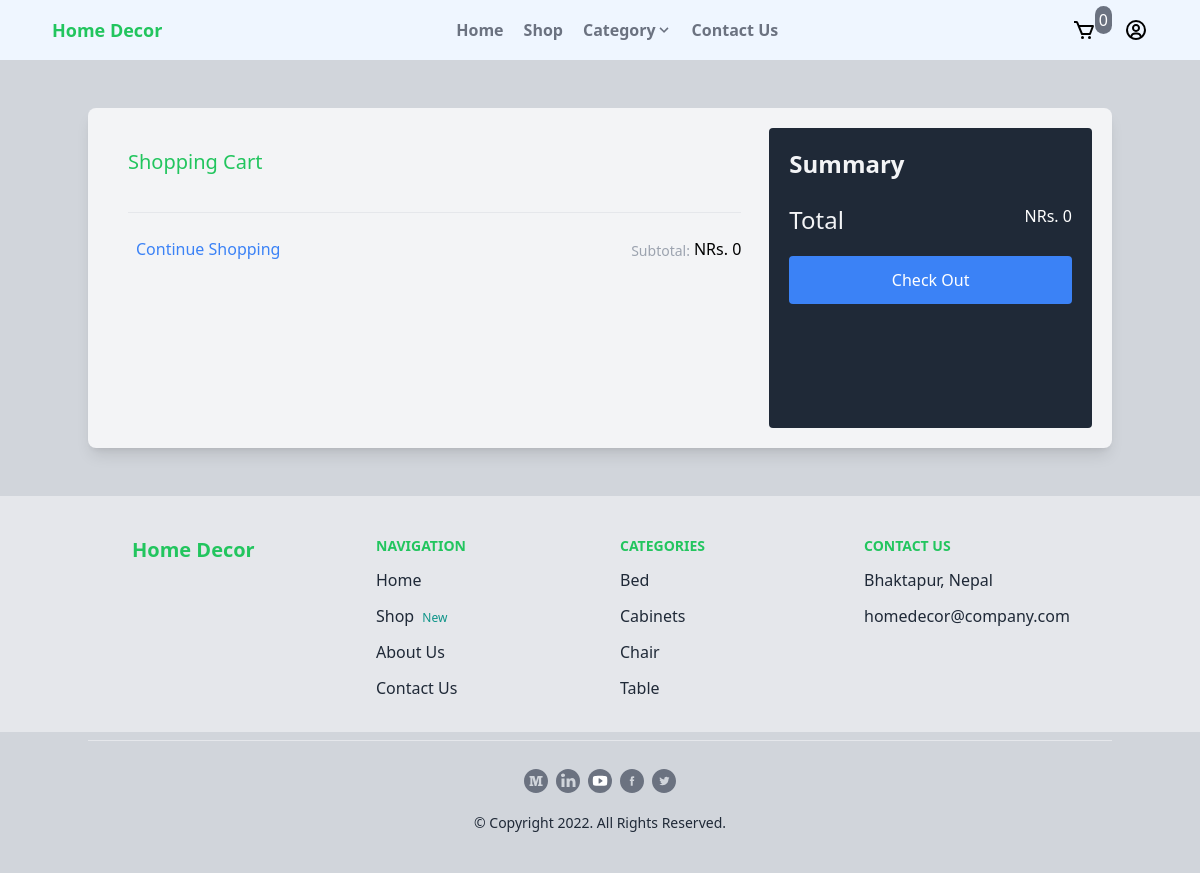
Page /cart/ on the committed database.
### product/models.py (models this page shows, shortened)
class Category(models.Model):
    name = models.CharField(max_length=255)
    slug = models.SlugField()
    image = models.ImageField(upload_to="category")
    class Meta:
        ordering = ('name',)
        verbose_name_plural = 'categories'

### cart/views.py (the view)
# urls.py: path('',include('cart.urls')),
def cart(request):
    categories = Category.objects.all()
    return render(request,'cart/cart.html',{'categories':categories})

### cart/cart.py (called while the page is built)
    def __len__(self):
        return sum(item['quantity'] for item in self.cart.values())

    def get_total_cost(self):
        for p in self.cart.keys():
            self.cart[str(p)]["product"] = Product.objects.get(pk=p)
        return sum(item['product'].price * item['quantity'] for item in self.cart.values())

### cart/context_processors.py (called while the page is built)
def cart(request):
    return {'cart': Cart(request)}

### templates/cart/cart.html (shortened to what this page needs)
{% extends 'core/base.html' %}
{% block content %}
<div class="bg-gray-300">
    <div class="py-12">
        <div class="max-w-md mx-auto bg-gray-100 shadow-lg rounded-lg  md:max-w-5xl">
            <div class="md:flex ">
                <div class="w-full p-4 px-5 py-5">
                    <div class="md:grid md:grid-cols-3 gap-2 ">
                        <div class="col-span-2 p-5">
                            <div class="mb-3">
                                <h1 class="text-xl font-medium text-green-500">Shopping Cart</h1>
                            </div>
                            <div class="flex justify-between items-center mt-6 pt-6 border-t">
								<div class="flex items-center">
									<span class="text-md  font-medium text-blue-500"><a href="{% url 'shop' %}">Continue Shopping</a></span>
								</div>
								<div class="flex justify-center items-end">
									<span class="text-sm font-medium text-gray-400 mr-1">Subtotal:</span>
									<span hx-get="{% url 'hx_cart_total' %}" hx-trigger="update-menu-cart from:body"
                                hx-swap="innerHTML">
                                NRs. {{ cart.get_total_cost }}</</span>
								</div>
							</div>
                        </div>
                        <div class=" p-5 bg-gray-800 rounded overflow-visible h-[300px]">
                            <span class="text-2xl font-bold text-gray-100 block pb-3">Summary</span>
                            <div class="flex justify-center pt-3 justify-between">
                                <label class="text-2xl font-medium text-gray-100 block">Total</label>
                                <span class="text-white" hx-get="{% url 'hx_cart_total' %}"
                                    hx-trigger="update-menu-cart from:body" hx-swap="innerHTML">
                                    NRs. {{ cart.get_total_cost }}</span>
                            </div>
                            <button class="mt-5 h-12 w-full bg-blue-500 rounded focus:outline-none text-white hover:bg-blue-600">
                                <a href="{% url 'checkout' %}" >
                                Check Out</a></button>
                        </div>
                    </div>
                </div>
            </div>
        </div>
    </div>
</div>
{% endblock %}

### templates/core/base.html (shortened to what this page needs)
{% load static %}
<!DOCTYPE html>
<html lang="en">
<head>
    <link rel="stylesheet" href="{% static 'css/output.css' %}">
    <link rel="stylesheet" href="{% static 'css/script.css' %}">
    <script src="https://cdn.tailwindcss.com"></script>
</head>
<body>
    <header>
        <nav class="bg-blue-50 shadow-lg">
          <div class="max-w-6xl mx-auto px-5">
            <div class="flex justify-between">
              <div class="flex space-x-8">
                <div class="flex items-center">
                  <a href="/" class="flex items-center py-4 px-2">
                    <span class="font-semibold text-green-500 text-lg">Home Decor</span>
                  </a>
                </div>
              </div>
              <ul class="hidden md:flex items-center space-x-1">
                <li><a href="/" class="navbar-item">Home</a></li>
                <li><a href="{% url 'shop' %}" class="navbar-item">Shop</a></li>
                <li>
                  <div class="group inline-block relative">
                    <button class="navbar-item flex items-center">
                      <span>Category</span>
                      <span><svg class="fill-current h-4 w-4" xmlns="http://www.w3.org/2000/svg" viewBox="0 0 20 20">
                          <path d="M9.293 12.95l.707.707L15.657 8l-1.414-1.414L10 10.828 5.757 6.586 4.343 8z" />
                        </svg></span>
                    </button>
                  </div>
                </li>
                <li><a href="{% url 'contact' %}" class="navbar-item">Contact Us</a></li>
              </ul>
              <ul class="flex items-center space-x-3">
                <li
                    class="relative py-2 px-2 font-medium text-gray-500 rounded-3xl hover:bg-green-500 hover:text-white transition duration-300"
                    hx-get="{% url 'hx_menu_cart' %}"
                    hx-trigger = "update-menu-cart from:body"
                    hx-swap="innerHTML"
                >
                  {% include 'cart/menu_cart.html' %}
                </li>
                {% if user.is_authenticated %}
                <li
                    class="group inline-block relative py-2 px-2 font-medium text-gray-500 rounded-3xl hover:bg-green-500 hover:text-white transition duration-300">
                    <a href="" class="">
                        <svg xmlns="http://www.w3.org/2000/svg" width="24" height="24"
                            style="fill: rgba(0, 0, 0, 1);transform: ;msFilter:;">
                            <path
                                d="M12 2A10.13 10.13 0 0 0 2 12a10 10 0 0 0 4 7.92V20h.1a9.7 9.7 0 0 0 11.8 0h.1v-.08A10 10 0 0 0 22 12 10.13 10.13 0 0 0 12 2zM8.07 18.93A3 3 0 0 1 11 16.57h2a3 3 0 0 1 2.93 2.36 7.75 7.75 0 0 1-7.86 0zm9.54-1.29A5 5 0 0 0 13 14.57h-2a5 5 0 0 0-4.61 3.07A8 8 0 0 1 4 12a8.1 8.1 0 0 1 8-8 8.1 8.1 0 0 1 8 8 8 8 0 0 1-2.39 5.64z">
                            </path>
                            <path
                                d="M12 6a3.91 3.91 0 0 0-4 4 3.91 3.91 0 0 0 4 4 3.91 3.91 0 0 0 4-4 3.91 3.91 0 0 0-4-4zm0 6a1.91 1.91 0 0 1-2-2 1.91 1.91 0 0 1 2-2 1.91 1.91 0 0 1 2 2 1.91 1.91 0 0 1-2 2z">
                            </path>
                        </svg>
                    </a>
                    <ul class="absolute right-2 text-sm pt-5 hidden text-gray-700 group-hover:block z-10">
                        <li>
                            <a href="{% url 'profile' %}" class="dropdown-item-user">{{ user.username}}</a>
                        </li>
                        <li>
                            <a  href="{% url 'edit_profile' %}" class="dropdown-item-user">Edit Profile</a>
                        </li>
                        <li>
                            <a href="{% url 'logout' %}" class="dropdown-item-user">Log out</a>
                        </li>
                    </ul>
                </li>
                {% else %}
                <li
                    class="group inline-block relative py-2 px-2 font-medium text-gray-500 rounded-3xl hover:bg-green-500 hover:text-white transition duration-300">
                    <a href="" class="">
                    </a>
                </li>
                {% endif %}
              </ul>
            </div>
          </div>
        </nav>
      </header>
    <main>
        {% block content %}
        {% endblock %}
    </main>
<footer>
    <div class="bg-gray-200 pt-5">
      <div class="max-w-screen-lg px-4 sm:px-6 text-gray-800 sm:grid md:grid-cols-4 sm:grid-cols-2 mx-auto">
        <div class="p-5">
          <h3 class="font-bold text-xl text-green-500">Home Decor</h3>
        </div>
         <div class="p-5">
            <div class="text-sm uppercase text-green-500 font-bold">Navigation</div>
            <a class="my-3 block hover:translate-x-2 hover:font-semibold  hover:text-green-500 duration-100" href="/">Home</a>
            <a class="my-3 block hover:translate-x-2 hover:font-semibold  hover:text-green-500 duration-100" href="{% url 'shop' %}">Shop <span class="text-teal-600 text-xs p-1">New</span></a>
            <a class="my-3 block hover:translate-x-2 hover:font-semibold  hover:text-green-500 duration-100" href="/#">About Us</a>
            <a class="my-3 block hover:translate-x-2 hover:font-semibold  hover:text-green-500 duration-100" href="/#">Contact Us</a>
         </div>
         <div class="p-5">
            <div class="text-sm uppercase text-green-500 font-bold">Categories</div>
             {% for cat in categories %}
                 <a href="{% url 'shop' %}?category={{ cat.slug }}" class="my-3 block hover:translate-x-2 hover:font-semibold  hover:text-green-500 duration-100">{{ cat.name }}</a>
             {% endfor %}
         </div>
         <div class="p-5">
            <div class="text-sm uppercase text-green-500 font-bold">Contact us</div>
            <a class="my-3 block" href="/#">Bhaktapur, Nepal <span class="text-teal-600 text-xs p-1"></span></a>
            <a class="my-3 block" href="/#">homedecor@company.com <span class="text-teal-600 text-xs p-1"></span></a>
         </div>
      </div>
    </div>
</footer>
  <div class="bg-gray-300 pt-2">
    <div class="flex pb-5 px-3 m-auto pt-5 border-t text-gray-800 text-sm flex-col
       max-w-screen-lg items-center">
       <div class="md:flex-auto md:flex-row-reverse mt-2 flex-row flex">
          <a href="/#" class="w-6 mx-1">
          </a>
          <a href="/#" class="w-6 mx-1">
          </a>
          <a href="/#" class="w-6 mx-1">
          </a>
          <a href="/#" class="w-6 mx-1">
          </a>
          <a href="/#" class="w-6 mx-1">
          </a>
       </div>
       <div class="my-5">© Copyright 2022. All Rights Reserved.</div>
    </div>
  </div>
</body>
</html>

### rows in the picture
Category: name "Bed"
Category: name "Cabinets"
Category: name "Chair"
Category: name "Table"

### other values in the picture
{{ cart|length }} "0"
{{ cart.get_total_cost }} "0"
